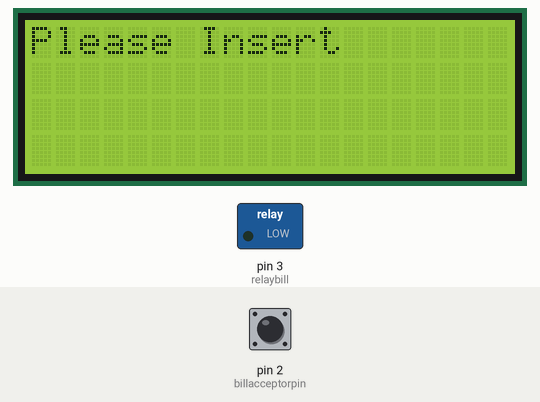
Bench run of a sketch on a simulated Arduino Uno, built with avr-gcc and run on an emulated ATmega328P. On the bench: 20×4 character LCD, switched loads named in the sketch (green lamp = pin HIGH). The test bench sets the inputs (shaded band); at power-on: pin 2 (billacceptorpin) HIGH. What the sketch prints to the serial monitor is not drawn.

Above: at 12.1 s.
12.2 s: pin 2 (billacceptorpin) pulled LOW for 0.15 s
At 13.4 s:
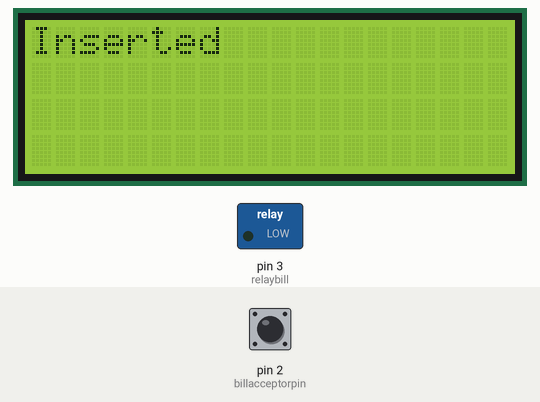
27.5 s: pin 2 (billacceptorpin) pulled LOW for 1 s
At 30.1 s:
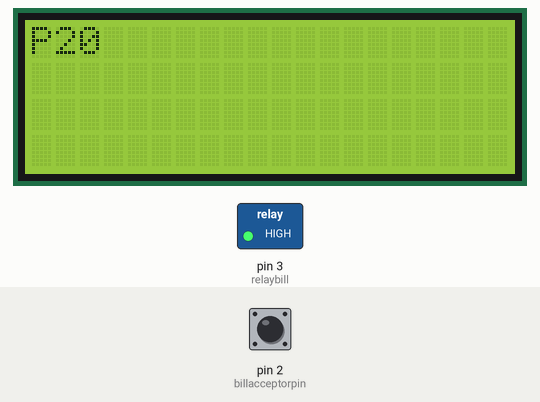
Timing chart, 0 to 34.7 s (numbered marks = the images above; inputs shaded):
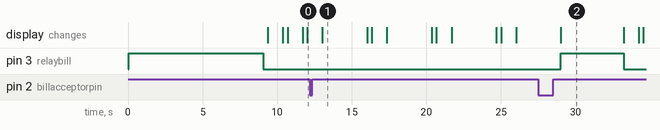

Measured:
- after the input at 12.2 s, the display: changes after 0.83 s (image 1)
- after the input at 27.5 s, pin 3 (relaybill): LOW → HIGH after 1.5 s, → LOW 4.2 s later; the display: changes after 1.5 s (image 2)
- what the display in image 1 shows lasts 3.0 s, from 13.0 s to 16.0 s

The sketch:

BillAcceptor_CODE.ino
```cpp
#include <LiquidCrystal_I2C.h>
LiquidCrystal_I2C lcd(0x27, 20, 4);
//WIRE CONFIGURATION
/*
 * LCD 20X4 OR LCD 16X2
 * SDA - SDA
 * SCL - SCL
 * VCC - 5V
 * GND - GND
 *
 * BILL ACCEPTOR
 * RED WIRE - 12V
 * ORANGE WIRE - GND OF ARDUINO
 * PURPLE WIRE - GND OF ARDUINO
 * BLUE WIRE - COMMON OF RELAY THEN IT WILL COME OUT OF NO OF RELAY, THEN FROM NO GO TO PIN2
 *
 * 1 CHANNEL RELAY
 * VCC - VCC
 * SIGNAL - PIN3 ARDUINO
 * GND - GND
 *
 * OUTPUT SIDE OF RELAY(WHERE NC NO CAN BE SEEN)
 * COMMON - CONNECTED TO BLUE WIRE OF BILL ACCEPTOR
 * NO - TO PIN2 OF ARDUINO
 *
 */

//PIN DECLARATIONS
int billacceptorpin = 2;
int relaybill = 3;
//PIN DECLARATIONS

//PARAMETERS DECLARATION
volatile int pulses = 0;
int prevpulses = 0;
int creditinc = 0;
int creditmoney = 0;
int resetc = 0;
//PARAMETERS DECLARATION


void setup() {
  // put your setup code here, to run once:
  Serial.begin(9600);
  lcd.begin();

  //PINMODES
  pinMode(2, INPUT_PULLUP);
  pinMode(relaybill, OUTPUT);
  //PINMODES

  //INTERRUPT PIN DECLARATION
  attachInterrupt(digitalPinToInterrupt(2), countPulses, FALLING);  // On digital pin 2
  //INTERRUPT PIN DECLARATION
}

//PULSE COUNTER FOR BILL ACCEPTOR
void countPulses() {
  int val = digitalRead(2);
  if (val == LOW) {
    pulses += 1;
  }
  prevpulses = pulses;
}
//PULSE COUNTER FOR BILL ACCEPTOR

//PULSE TO CREDIT CONVERTER
void creditcounter() {
    Serial.println("Pulses:"+String(prevpulses));
    if(prevpulses)
    {
      lcd.clear();
      lcd.print("Inserted");
      delay(3000);
    }
    //FOR 100 PESO
    if (pulses==10)
    {
      lcd.clear();
      lcd.print("P100");
          Serial.println("You inserted 100 pesos");
          creditinc = 100;
          pulses = 0;
          prevpulses = 0;
          digitalWrite(relaybill, HIGH);
          delay(4200);
          digitalWrite(relaybill, LOW);
          lcd.clear();
    }
    //FOR 100 PESO

    //FOR 20 PESO
      else if (pulses==2)
      {
        lcd.clear();
        lcd.print("P20");
        Serial.println("You inserted 20 pesos");
        creditinc = 20;
        pulses = 0;
        prevpulses = 0;
        digitalWrite(relaybill, HIGH);
        delay(4200);
        digitalWrite(relaybill, LOW);
        lcd.clear();
      }
     //FOR 20 PESO

        //FOR 50 PESO
        else if (pulses==5)
        {
          lcd.clear();
          lcd.print("P50");
          Serial.println("You inserted 50 pesos");
          creditinc = 50;
          pulses = 0;
          prevpulses = 0;
          digitalWrite(relaybill, HIGH);
          delay(4200);
          digitalWrite(relaybill, LOW);
          lcd.clear();
        }
        //FOR 50 PESO

          //FOR 200 PESO
          else if (pulses==20) {
            lcd.clear();
            lcd.print("P200");
            Serial.println("You inserted 200 pesos");
            creditinc = 200;
            pulses = 0;
            prevpulses = 0;
            digitalWrite(relaybill, HIGH);
            delay(4200);
            digitalWrite(relaybill, LOW);
            lcd.clear();
          }
          //FOR 200 PESO

            //EXCESS PULSE CLEANER
            else
            {
                lcd.clear();
              digitalWrite(relaybill,LOW);
              delay(300);
              creditinc = 0;
            }
            //EXCESS PULSE CLEANER

  Serial.println("Pulse:" + String(pulses));
  creditmoney = creditmoney + creditinc;
  Serial.println("Current Bill Inserted:" + String(creditmoney));
  if(creditmoney==0)
  {
    lcd.print("Please Insert");
  }
    else
    {
      lcd.print("Inserted:" + String(creditinc));
    }

  delay(1000);
  lcd.clear();
}
//PULSE TO CREDIT CONVERTER

void loop() {
  // put your main code here, to run repeatedly:
  digitalWrite(relaybill, HIGH);
  delay(8000);
  delay(1000);
  resetc = 0;
  do {
      if (prevpulses != 0) {
        prevpulses--;
      }

        if (pulses != 0) {
          pulses--;
        }

          if (creditinc != 0) {
            creditinc--;
          }
          resetc++;
    } while (resetc != 1000);

    creditmoney = 0;
    pulses = 0;
    lcd.clear();
  //PULSE MONITORING
    do
    {
      creditcounter();
    }while(1);
  //PULSE MONITORING
}
```
